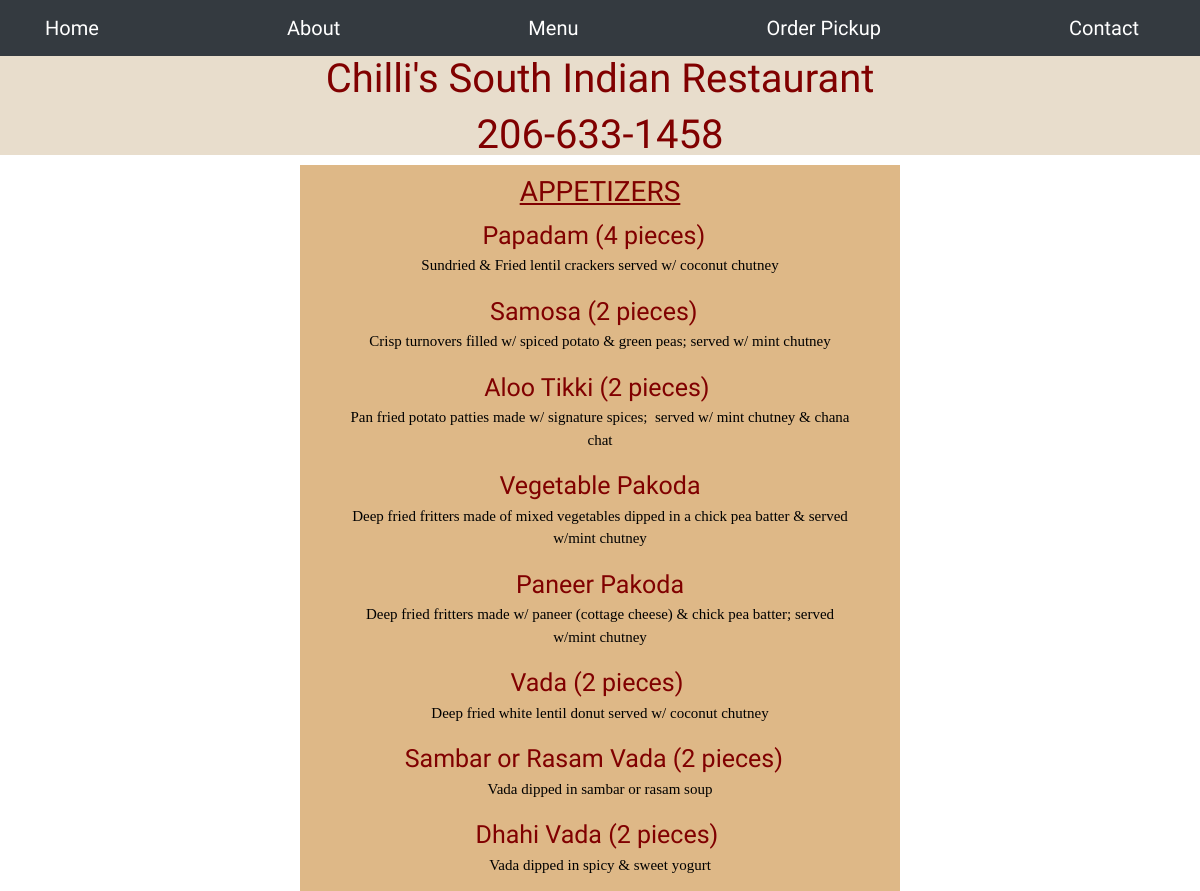
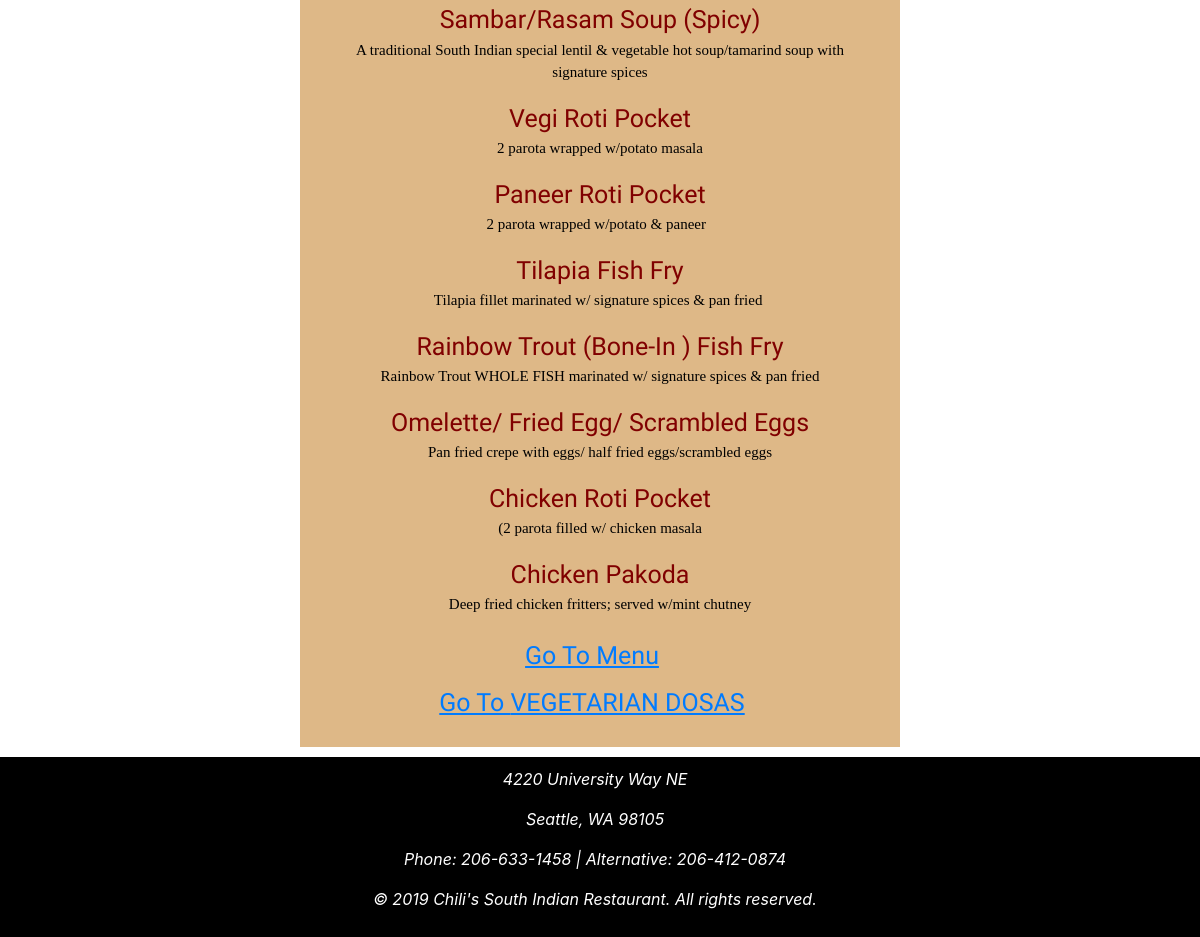
Screenshot of /APPETIZERS with the database file from the repository (2 pictures, top to bottom).
### restaurant_app/models.py (models this page shows)
class Item(models.Model):
    item=models.CharField(max_length=100)
    categories_choices = (('APPETIZERS','APPETIZERS'),('VEGETARIAN DOSAS','VEGETARIAN DOSAS'),('NON-VEGETARIAN DOSAS','NON-VEGETARIAN DOSAS'),
                          ('VEGETARIAN SPECIALTIES','VEGETARIAN SPECIALTIES'),('NON-VEGETARIAN SPECIALTIES','NON-VEGETARIAN SPECIALTIES'),
                          ('SEA FOOD ENTREES','SEA FOOD ENTREES'),('DESSERTS & BEVERAGES','DESSERTS & BEVERAGES'))
    item_description=models.TextField(default='')
    category=models.TextField(choices=categories_choices)

### restaurant_app/views.py (the view)
# urls.py: path('<str:section>',views.food_items,name='food_items'),
def food_items(request, section):
    category_list=[x[0] for x in Item.categories_choices]
    if section not in category_list:
        return HttpResponseRedirect('/menu')
    next_section_idx = (category_list.index(section) +1 ) % len(category_list)
    items_list=Item.objects.filter(category=section)
    context={'items_list':items_list, 'section':section , 'next_section': category_list[next_section_idx] }
    return render(request,'restaurant_app/food_items.html',context)

### restaurant_app/templates/restaurant_app/food_items.html
<!DOCTYPE html>
{% extends "restaurant_app/base.html" %}
{% block content %}
  <div class = "item_box" >
    <h3 style="text-decoration: underline;"> {{section}} </h3>
      {% for food_items in items_list %}
        {{ food_items.item}}
        <p class='item_description'>{{food_items.item_description}}</p>
      {% endfor %}
      <a class="navbar-brand" style="font-size: 25px;text-decoration:underline;" href="{% url 'menu'%}">Go To Menu</a>
      <br> <a class="navbar-brand" style="font-size: 25px;text-decoration:underline;" href="/{{next_section}}"> Go To {{next_section}}  </a>
  </div>
  <div class="site_footer" style="position: relative;">
    <br><p> </p>
    <br><p> </p>
    <br><p> </p>
    <br><p> </p>
  </div>
{% endblock %}

### restaurant_app/templates/restaurant_app/base.html (shortened to what this page needs)
<!DOCTYPE html>
{% load staticfiles %}
<html lang="en" dir="ltr">
  <head>
    <link rel="stylesheet" href="https://stackpath.bootstrapcdn.com/bootstrap/4.3.1/css/bootstrap.min.css">
    <link rel="stylesheet" type="text/css" href="static/css/style.css">
  </head>
  <body>
    <nav class="navbar fixed-top navbar-dark bg-dark">
      <div class="container">
            <a class="navbar-brand" href="{% url 'index'%}">Home</a>
            <a class="navbar-brand" href="{% url 'about'%}">About</a>
            <a class="navbar-brand" href="{% url 'menu'%}">Menu</a>
            <a class="navbar-brand" href="{% url 'order_pickup'%}">Order Pickup</a>
            <a class="navbar-brand" href="{% url 'contact'%}">Contact</a>
      </div>
    </nav>
    <div class="top_box">
      <h1>Chilli's South Indian Restaurant</h1>
      <h1>206-633-1458</h1>
    </div>
    {% block content %}{% endblock %}
    <footer class="site-footer">
      <div >
        <p>4220 University Way NE </p>
        <p>Seattle, WA 98105 </p>
        <p>Phone: 206-633-1458 | Alternative: 206-412-0874</p>
        <p>© 2019 Chili's South Indian Restaurant. All rights reserved.</p>
      </div>
    </footer>
  </body>
</html>

### restaurant_app/static/css/style.css (style rules this page uses)
nav { font-family: 'Baloo Bhai', cursive; }
.top_box { text-align: center; margin-top: 55px; background-color: #E8DDCC; font-family: 'Dancing Script', cursive; font-family: 'Kalam', cursive; color: #800000; height: 100px; }
.item_box { margin-top: 10px; margin-left: 25%; text-align: center; background-color: #DEB887; width: 50%; color: black; padding: 10px 50px 20px; margin-bottom: 30px; color: #800000; font-family: 'Bangers', cursive; font-family: 'Staatliches', cursive; font-size: 25px; text-decoration:none; }
.item_description { font-size: 0.6em; color: black; font-family: cursive; text-decoration:none; }
.site-footer { padding-right: 10px; padding-top: 10px; padding-bottom: 10px; background-color: black; color: white; font-style: italic; text-align: center; bottom: 0; width: 100%; position:fixed; }

### rows the page displays
Item: item "Papadam (4 pieces)", item_description "Sundried & Fried lentil crackers served w/ coconut chutney"
Item: item "Samosa (2 pieces)", item_description "Crisp turnovers filled w/ spiced potato & green peas; served w/ mint chutney"
Item: item "Aloo Tikki (2 pieces)", item_description "Pan fried potato patties made w/ signature spices; served w/ mint chutney & chana chat"
Item: item "Vegetable Pakoda", item_description "Deep fried fritters made of mixed vegetables dipped in a chick pea batter & served w/mint chutney"
Item: item "Paneer Pakoda", item_description "Deep fried fritters made w/ paneer (cottage cheese) & chick pea batter; served w/mint chutney"
Item: item "Vada (2 pieces)", item_description "Deep fried white lentil donut served w/ coconut chutney"
Item: item "Sambar or Rasam Vada (2 pieces)", item_description "Vada dipped in sambar or rasam soup"
Item: item "Dhahi Vada (2 pieces)", item_description "Vada dipped in spicy & sweet yogurt"
Item: item "Sambar/Rasam Soup (Spicy)", item_description "A traditional South Indian special lentil & vegetable hot soup/tamarind soup with signature spices"
Item: item "Vegi Roti Pocket", item_description "2 parota wrapped w/potato masala"
Item: item "Paneer Roti Pocket", item_description "2 parota wrapped w/potato & paneer"
Item: item "Tilapia Fish Fry", item_description "Tilapia fillet marinated w/ signature spices & pan fried"
Item: item "Rainbow Trout (Bone-In ) Fish Fry", item_description "Rainbow Trout WHOLE FISH marinated w/ signature spices & pan fried"
Item: item "Omelette/ Fried Egg/ Scrambled Eggs", item_description "Pan fried crepe with eggs/ half fried eggs/scrambled eggs"
Item: item "Chicken Roti Pocket", item_description "(2 parota filled w/ chicken masala"
Item: item "Chicken Pakoda", item_description "Deep fried chicken fritters; served w/mint chutney"

### other values shown
{{ section }} "APPETIZERS"
{{ next_section }} "VEGETARIAN DOSAS"
